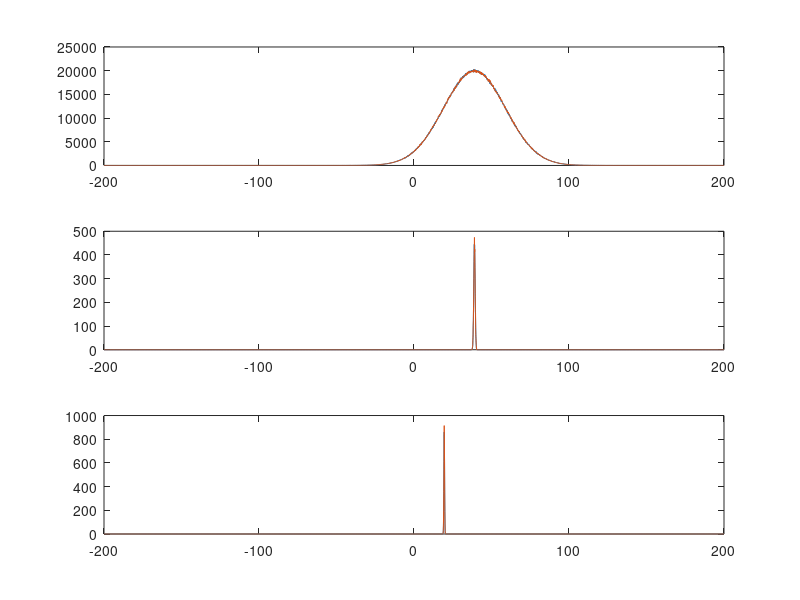
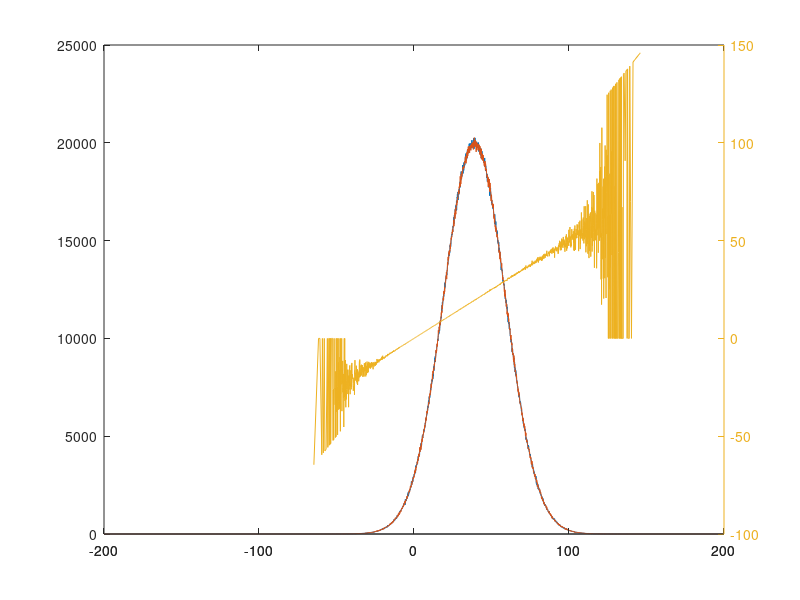

Write MATLAB code to recreate these figures, in order. (Note: a time limit stopped this script after it produced the figures.)
% simulation to test equation designed to maximinze response entropy and
% minimize response noise (i.e. maximize mutual information).  Different
% from adapatationSimulation1 in that I have abondoned attempt to deal send
% pdfs through nonlinearity and integration and work with simulated data
% instead.

% questions: does equation behave like field and rieke with discreet high
% noise distibutions and laughlin-barlow at continuous low noise
% distributions?  How does it behave in intermediates?  Does it improve
% linear discriminability?

% choose response distribution type
InputRspDistType = 'DiscreteNoisy' ;
InputRspRangeMin = -200 ;
InputRspRangeDelta = .1 ;
InputRspRangeMax = 200 ;

% number of inputs to average over
InputNum = 2000 ;
InputSampleNumber = 10000000 ; % number of input samples per dist (num of samples in output dist will be this /InputNum)

% parameters
InputRspRange = [InputRspRangeMin:InputRspRangeDelta:InputRspRangeMax] ;
if strcmp(InputRspDistType,'DiscreteNoisy') ; % discrete paramters (noisy distributions)
    InputRspDistAmp = [1,1] ;
    InputRspDistMean = [39, 39] ;
    InputRspDistStd = [20, 20] ;
elseif strcmp(InputRspDistType,'ContNoiseless') ; % pseudo continuous paramters (noiseless distributions)
    InputRspDistAmp =  exp(-((InputRspRange-InputRspRange(round(length(InputRspRange)/2))).^2)/(2*InputRspRange(round(length(InputRspRange)/4))^2))  ; 
    InputRspDistMean = [0:InputRspRangeDelta:100] ;
    InputRspDistStd = ones(1,length(InputRspRange))*10^-100 ;
elseif strcmp(InputRspDistType,'ContNoisyAdditive') ; % pseudo continuous paramters (noisy distributions addative)
    InputRspDistAmp =  exp(-((InputRspRange-InputRspRange(round(length(InputRspRange)/2))).^2)/(2*InputRspRange(round(length(InputRspRange)/4))^2))  ; 
    InputRspDistMean = [0:InputRspRangeDelta:100] ;
    InputRspDistStd = ones(1,length(InputRspRange))*50 ;
elseif strcmp(InputRspDistType,'ContNoisyMultiplicative') ; % pseudo continuous paramters (noisy distributions multiplicative)
    InputRspDistAmp =  exp(-((InputRspRange-InputRspRange(round(length(InputRspRange)/2))).^2)/(2*InputRspRange(round(length(InputRspRange)/4))^2))  ; 
    InputRspDistMean = [0:InputRspRangeDelta:100] ;
    InputRspDistStd = [1:length(InputRspRange)] ;
end

% sampled data
InputSample = nan(length(InputRspDistMean),InputSampleNumber) ;
for a=1:length(InputRspDistMean) ;
    InputSample(a,:) = normrnd(InputRspDistMean(a),InputRspDistStd(a),1,InputSampleNumber) ;
end

% Gaussian response distributions
InputRspDist = nan(length(InputRspDistMean),length(InputRspRange)) ;
for a=1:length(InputRspDistMean) ;
    InputRspDist(a,:) = hist(InputSample(a,:),InputRspRange) ; 
end

% intergrals
InputRspDist_indSum = nan(1,length(InputRspDistMean)) ;
for a=1:length(InputRspDistMean) ; %across responses within a single stimulus
    InputRspDist_indSum(a) = sum(InputRspDist(a,:)) ;
end

InputRspDist_sum = sum(InputRspDist,1) ; % across stimuli caused by a single response

% Oi (laughlin like - probability any response will come from given distribution - maximize entropy)
Oi = cumsum(InputRspDist_indSum)/sum(InputRspDist_indSum) ;

% Pi (rieke like - probability a particular response (r) will come from a given distribution (a) - maximize discriminability )
Pr = nan(length(InputRspDistMean),length(InputRspRange)) ;
for a = 1:length(InputRspDistMean) ;
    Pr(a,:) = InputRspDist(a,:)./InputRspDist_sum ;
end

% wieght Oi by Pi to maximize mutual info (I hope)
Or = nan(length(InputRspDistMean),length(InputRspRange)) ;
for a = 1:length(InputRspDistMean) ;
    Or(a,:) =  Oi(a) *Pr(a,:) ;
end

% nonlinearity
NL = sum(Or,1)*InputRspRangeMax ;

NL = InputRspRange.*(InputRspDist(2,:)./sum(InputRspDist,1)) ; % 2 dist try

NotNani = ~isnan(NL) ;
NL = NL(NotNani) ;
NLx = InputRspRange(NotNani) ;
% output distributions

% nonlinearity
for a = 1:length(InputRspDistMean) ;
    InputSample_NL(a,:) = interp1(NLx,NL,InputSample(a,:),'nearest') ; % apply nonlinearity to sample data
end

% summation
for a = 1:length(InputRspDistMean) ;
    c = 0;
    for b=1:InputNum:InputSampleNumber ;
        c = c+1 ;
        OutputSamples_linear(a,c) = mean(InputSample(a,b:b+InputNum-1)) ;
        OutputSamples_NL(a,c) = mean(InputSample_NL(a,b:b+InputNum-1)) ;
    end
end

OutputRspDist_linear = nan(length(InputRspDistMean),length(InputRspRange)) ;
OutputRspDist_NL = nan(length(InputRspDistMean),length(InputRspRange)) ;
for a=1:length(InputRspDistMean) ;
    OutputRspDist_linear(a,:) = hist(OutputSamples_linear(a,:),InputRspRange) ;
    OutputRspDist_NL(a,:) = hist(OutputSamples_NL(a,:),InputRspRange) ;
end


% discriminnability
DiscrimInput = sum(max(InputRspDist,[],1))/sum(sum(InputRspDist,1)) 
DiscrimOutput_linear = sum(max(OutputRspDist_linear,[],1))/sum(sum(OutputRspDist_linear,1)) 
DiscrimOutput_NL = sum(max(OutputRspDist_NL,[],1))/sum(sum(OutputRspDist_NL,1)) 


% figures
figure
subplot(3,1,1)
plot(InputRspRange,InputRspDist)

subplot(3,1,2)
plot(InputRspRange,OutputRspDist_linear)

subplot(3,1,3)
plot(InputRspRange,OutputRspDist_NL)

figure
plotyy(InputRspRange,InputRspDist,NLx,NL)



figure
plot(InputSample',InputSample_NL','.')
hold on
plot(InputRspRange,NL,'k-')
plot(InputSample(:),InputSample(:),'yo')


figure
subplot(2,2,4)
plot(InputRspRange,InputRspDist)
xlim([min(InputRspRange)-1,max(InputRspRange)+1])
subplot(2,2,1)
plot(OutputRspDist_linear,InputRspRange)
ylim([min(InputRspRange)-1,max(InputRspRange)+1])
subplot(2,2,2)
plot(InputRspRange,InputRspRange,'*-')
xlim([min(InputRspRange)-1,max(InputRspRange)+1])
ylim([min(InputRspRange)-1,max(InputRspRange)+1])

figure
subplot(2,2,4)
plot(InputRspRange,InputRspDist)
xlim([min(InputRspRange)-1,max(InputRspRange)+1])
subplot(2,2,1)
plot(OutputRspDist_NL,InputRspRange)
ylim([min(InputRspRange)-1,max(InputRspRange)+1])
subplot(2,2,2)
plot(InputRspRange,NL,'*-')
xlim([min(InputRspRange)-1,max(InputRspRange)+1])
ylim([min(InputRspRange)-1,max(InputRspRange)+1])



figure
subplot(3,1,1)
plot(InputRspDistMean,Oi,'*')

subplot(3,1,2)
plot(InputRspRange,Pr)

subplot(3,1,3)
plot(InputRspRange,Or)


figure
plot(InputRspRange,InputRspDist_sum,'b')
hold on
plot(OutputRspRange,OutputRspDist_sum,'r')

figure
plot(DiscrimInput)




% simple sim (delta Y seems to be much larger than delta X for this to work)
Xmax = 100 ;
deltaX = .001 ;
deltaY = 1 ;
Xrange = [0:deltaX:Xmax] ;
Yrange = [0:deltaY:Xmax] ;

x = exp(-((Xrange-50).^2)/(2*10^2)) ;
xx = x/sum(x) ;
y = cumsum(xx)*Xmax;

for a=1:length(Yrange)-1 ;
    i = find(y>=Yrange(a) & y<Yrange(a+1)) ;
    yy(a) = sum(xx(i)) ;
end

yy=yy/sum(yy) ;

figure
plot(Xrange,xx)
hold on
plot(Yrange(1:end-1),yy,'r')
